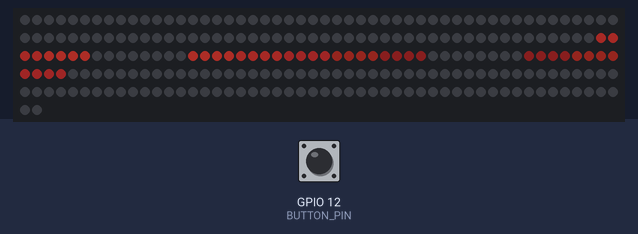
A program run on a simulated ESP32. Parts: 252 RGB LEDs in strip order, left to right, continuing on the next row. Inputs (shaded band) come from the test bench; at power-on: GPIO 12 (BUTTON_PIN) HIGH. Dim RGB values are drawn brighter than linear; WiFi joins after 1.5 s; servers stay silent unless stated; the local clock reads 2024-03-15 10:24:30 at power-on unless the program sets it; not simulated (calls return 0 or success): credentials.h.

Above: at 0.08 s.
At 0.9 s:
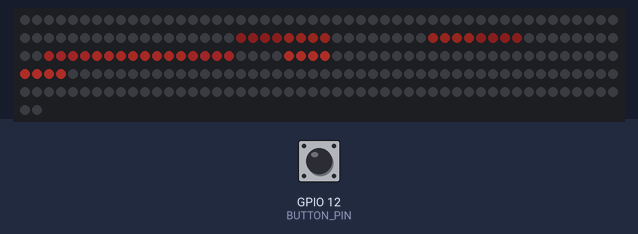
At 2.5 s:
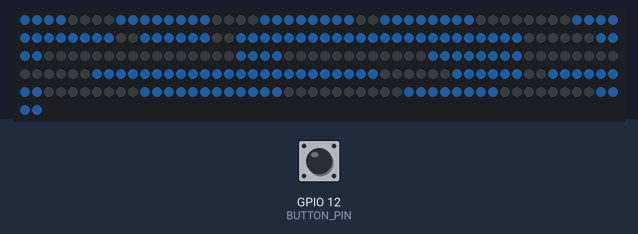
2.6 s: GPIO 12 (BUTTON_PIN) pulled LOW for 1 s
5.1 s: GPIO 12 (BUTTON_PIN) pulled LOW for 1 s
7.6 s: GPIO 12 (BUTTON_PIN) pulled LOW for 3.2 s
Timing chart, 0 to 10.6 s (numbered marks = the images above; inputs shaded):
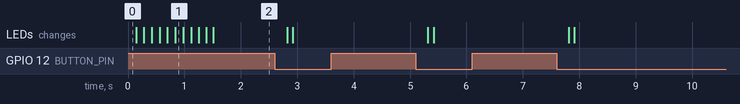

The program:

main.cpp
```cpp
#include <vector>
#include <time.h>
#include <Adafruit_NeoPixel.h>
#include "Arduino.h"
#include "network.h"
#include "display.h"
#include "config.h"

TriState _nightMode = TriState::Unknown; // Unknown at start, will be set in loop
uint8_t _currentBrightness = _brightnessMedium;

const int _numThemes = _colorThemes.size();
int _currentTheme = 0;

// Button state variables
bool _buttonState = false;
bool _lastButtonState = false;
bool _toggledState = false; // This is the variable to toggle

const uint32_t _pastelRed = 0xFF443C; // pastel red
const uint32_t _pastelYellow = 0xFF953B; // pastel yellow

// Germany TZ string: CET/CEST with automatic DST
BrightnessLevel _brightnessLevel = MEDIUM;
ConnectionState _connectionState = NONE;

std::array<int, 4> getTime()
{
  time_t now = time(nullptr);
  struct tm timeinfo;
  localtime_r(&now, &timeinfo);

  int h = timeinfo.tm_hour;
  int m = timeinfo.tm_min;

  // 12h mode conversion
  if (!_use24h) {
    h = h % 12;
    if (h == 0) h = 12;
  }

  std::array<int, 4>  digits_to_display = { h / 10, h % 10, m / 10, m % 10 };

  // Hide leading zero in hour if needed
  if (!_showLeadingZero && digits_to_display[0] == 0)
    digits_to_display[0] = -1; // Use -1 as "blank"

  return digits_to_display;
}

void toggleColorTheme()
{
  _currentTheme = (_currentTheme + 1) % _numThemes;
}

void SetBrightness(BrightnessLevel level, bool nightMode)
{
  _currentBrightness = level;
  if (_nightMode == TriState::True && _allowNightMode)
    _currentBrightness *= 0.50f;
}

void toggleBrightness(bool nightTime = false)
{
  if (_brightnessLevel == MIN)
    _brightnessLevel = MEDIUM;
  else if (_brightnessLevel == MEDIUM)
    _brightnessLevel = MAX;
  else
    _brightnessLevel = MIN;

  SetBrightness(_brightnessLevel, _nightMode == TriState::True);
}

void toggleButtonState(bool value)
{
  if (value && !_buttonState)
  {
    if (_buttonMode == ButtonMode::COLOR && _nightMode == TriState::False)
      toggleColorTheme();
    else
      toggleBrightness(_allowNightMode);
  }
  _buttonState = value;
}

void listenToButtonPress()
{
  // Button logic: detect touch start (rising edge from HIGH to LOW) with debounce
  static unsigned long lastDebounceTime = 0;
  bool value = digitalRead(BUTTON_PIN) == LOW;
  if (value != _lastButtonState)
    lastDebounceTime = millis();

  if ((millis() - lastDebounceTime) > _debounceDelayMs)
    toggleButtonState(value);
  _lastButtonState = value;
}

void AdjustNightMode(int hour)
{
    if (hour >= _beginNightHour && _nightMode != TriState::True)
    {
        _nightMode = TriState::True;
        SetBrightness(_brightnessLevel, _nightMode == TriState::True);
    }
    else if (hour < _endNightHour && _nightMode != TriState::False)
    {
        _nightMode = TriState::False;
        SetBrightness(_brightnessLevel, _nightMode == TriState::True);
    }
}

void ShowWifiConnectionState()
{
    uint32_t color = hexToColor(_pastelRed);
    showWormMode(color, _brightnessMedium, 5000);
}

void ShowTimeSyncState()
{
    uint32_t color = hexToColor(_pastelYellow);
    showWormMode(color, _brightnessMedium, 5000);
}

void setup()
{
  Serial.begin(115200);
  initialize();
  initializeWifi();
  connectWiFi();

  pinMode(BUTTON_PIN, INPUT_PULLUP); // Button pin as input with pullup
}

void loop()
{
  _connectionState = checkTimeSync();

  if (_connectionState == NONE)
  {
    ShowWifiConnectionState();
    return;
  }
  else if (_connectionState == WIFI_CONNECTED)
  {
    ShowTimeSyncState();
    return;
  }


  listenToButtonPress();

  // Build digits_to_display as std::vector
  int hour, m;
  time_t now = time(nullptr);
  struct tm timeinfo;
  localtime_r(&now, &timeinfo);
  hour = timeinfo.tm_hour;
  m = timeinfo.tm_min;
  if (!_use24h) {
    hour = hour % 12;
    if (hour == 0) hour = 12;
  }

  if (_allowNightMode)
    AdjustNightMode(hour);

  std::vector<int> digits_to_display = { hour / 10, hour % 10, m / 10, m % 10 };
  if (!_showLeadingZero && digits_to_display[0] == 0) {
    digits_to_display[0] = -1;
  }

  uint32_t currentColor = GetColor(_currentTheme, _nightMode);

  showStaticClock(digits_to_display, currentColor, _currentBrightness);

  delay(100);
}
```

display.cpp
```cpp
#include "display.h"
#include "config.h"
#include <Adafruit_NeoPixel.h>

// Include extern declarations or pass as parameters
Adafruit_NeoPixel _strip(NUM_LEDS, DATA_PIN, NEO_GRB + NEO_KHZ800);
const uint32_t _neutralWhite = 0xFCFAF6;
constexpr int _numberOfDigits = 4;
constexpr int _numberOfSegments = 7;

// Segment mapping for all 4 digits (from original sketch)
const uint16_t _segGroups[_numberOfDigits * _numberOfSegments][_numberOfDigits] = {
  {    4,   7,  16,  19 }, {    0,   3,  20,  23 }, {  232, 235, 236, 239 }, {  228, 231, 240, 243 }, {  224, 227, 244, 247 }, {    8,  11,  12,  15 }, {   24,  27, 248, 251 },
  {   34,  37,  46,  49 }, {   30,  33,  50,  53 }, {  202, 205, 206, 209 }, {  198, 201, 210, 213 }, {  194, 197, 214, 217 }, {   38,  41,  42,  45 }, {   54,  57, 218, 221 },
  {   72,  75,  84,  87 }, {   68,  71,  88,  91 }, {  164, 167, 168, 171 }, {  160, 163, 172, 175 }, {  156, 159, 176, 179 }, {   76,  79,  80,  83 }, {   92,  95, 180, 183 },
  {  102, 105, 114, 117 }, {   98, 101, 118, 121 }, {  134, 137, 138, 141 }, {  130, 133, 142, 145 }, {  126, 129, 146, 149 }, {  106, 109, 110, 113 }, {  122, 125, 150, 153 }
};
const uint8_t _digitPositions[_numberOfDigits] = {3, 2, 1, 0}; // rightmost is 0

// colon between minutes and seconds (if needed)
const uint16_t _segGroupsColons[12] = {
  60, 61, 62, 63, 64, 65,
  186, 187, 188, 189, 190, 191
};

const byte _digits[10][_numberOfSegments] = {
  {1,1,1,1,1,1,0}, {0,1,1,0,0,0,0}, {1,1,0,1,1,0,1}, {1,1,1,1,0,0,1},
  {0,1,1,0,0,1,1}, {1,0,1,1,0,1,1}, {1,0,1,1,1,1,1}, {1,1,1,0,0,0,0},
  {1,1,1,1,1,1,1}, {1,1,1,1,0,1,1}
};

void initialize() {
  _strip.begin();
  _strip.show(); // Initialize all pixels to 'off'
}

// Helper to convert 0xRRGGBB to NeoPixel color
uint32_t hexToColor(uint32_t hex) {
  uint8_t r = (hex >> 16) & 0xFF;
  uint8_t g = (hex >> 8) & 0xFF;
  uint8_t b = hex & 0xFF;
  return _strip.Color(r, g, b);
}

uint32_t interpolateColor(uint32_t c1, uint32_t c2, float t) {
  uint8_t r1 = (c1 >> 16) & 0xFF, g1 = (c1 >> 8) & 0xFF, b1 = c1 & 0xFF;
  uint8_t r2 = (c2 >> 16) & 0xFF, g2 = (c2 >> 8) & 0xFF, b2 = c2 & 0xFF;
  uint8_t r = r1 + (r2 - r1) * t;
  uint8_t g = g1 + (g2 - g1) * t;
  uint8_t b = b1 + (b2 - b1) * t;
  return _strip.Color(r, g, b);
}

uint32_t GetColor(int theme, TriState nightMode)
{
  if (_buttonMode == ButtonMode::BRIGHTNESS )
    return _neutralWhite;

  unsigned long nowMillis = millis();
  const std::vector<uint32_t>& colorList = _colorThemes[theme];

  uint32_t currentColor = _colorThemes[theme][0];

  if (nightMode == TriState::False)
  {
    int numColorsPerTheme = colorList.size();
    int colorIdx = (nowMillis / _transitionTime) % numColorsPerTheme;
    int nextIdx = (colorIdx + 1) % numColorsPerTheme;
    float t = (nowMillis % _transitionTime) / (float)_transitionTime;
    uint32_t c1 = hexToColor(colorList[colorIdx]);
    uint32_t c2 = hexToColor(colorList[nextIdx]);
    currentColor = interpolateColor(c1, c2, t);
  }


  return currentColor;
}

void showSegment(uint8_t segment, uint8_t pos, uint32_t color, uint8_t brightness) {
  if (pos >= _numberOfDigits || segment >= _numberOfSegments)
    return;

  uint8_t idx = segment + _digitPositions[pos] * _numberOfSegments;
  if (idx >= _numberOfDigits * _numberOfSegments)
    return;

  for (int i = _segGroups[idx][0]; i <= _segGroups[idx][1]; i++)
  {
    if (i >= NUM_LEDS)
      continue;

    _strip.setPixelColor(i, color);
    _strip.setBrightness(brightness);
  }
  for (int i = _segGroups[idx][2]; i <= _segGroups[idx][3]; i++)
  {
    if (i >= NUM_LEDS)
      continue;

    _strip.setPixelColor(i, color);
    _strip.setBrightness(brightness);
  }
}

void showColons(uint32_t color, uint8_t brightness) {
  for (int i = 0; i < _colonCount; i++) {
    if (_segGroupsColons[i] >= NUM_LEDS)
      continue;

    _strip.setPixelColor(_segGroupsColons[i], color);
    _strip.setBrightness(brightness);
  }
}

void showStaticClock(const std::vector<int>& digits_to_display, uint32_t color, uint8_t brightness)
{
  _strip.clear();
  for (int d = 0; d < _numberOfDigits; d++) {
    if (d >= (int)digits_to_display.size())
      continue;

    int digitIdx = digits_to_display[d];
    if (digitIdx < 0 || digitIdx >= 10)
      continue;

    for (int s = 0; s < _numberOfSegments; s++) {
      if (_digits[digitIdx][s]) {
        showSegment(s, d, color, brightness);
      }
    }
  }
  showColons(color, brightness);

  _strip.show();
}

void showWormMode(uint32_t color, uint8_t brightness, int timePerCycleMs)
{
  _strip.clear();

  // Build list of active segments for all digits in an "8" loop pattern
  // Starting at top, tracing around the 8, passing through middle twice
  std::vector<std::pair<int, int>> activeSegments;

  // Define the 8-pattern: segments in order
  // 0=top, 1=top-left, 2=top-right, 3=middle, 4=bottom-left, 5=bottom-right, 6=bottom
  const int segmentOrder[] = {0, 1, 6, 4, 3, 2, 6, 5, 0};  // Creates the 8 pattern with middle twice

  for (int d = 0; d < _numberOfDigits; d++) {
    for (int seg : segmentOrder) {
      activeSegments.push_back({d, seg});
    }
  }

  if (activeSegments.empty()) {
    _strip.show();
    return;
  }

  // Calculate worm position within the active segments list (completes one cycle per 5 seconds)
  unsigned long cycleMillis = (millis() % timePerCycleMs);
  int wormPosition = (int)((cycleMillis / (float)timePerCycleMs) * activeSegments.size()) % activeSegments.size();

  // Draw worm with fade trail through the active segments
  for (int i = 0; i < _wormLength; i++) {
    int segIdx = (wormPosition + i) % activeSegments.size();
    int digitPos = activeSegments[segIdx].first;
    int segment = activeSegments[segIdx].second;

    // Brightest at the front of the worm, dimmer towards the tail
    float brightnessFactor = 1.0f - (float)i / _wormLength;
    uint8_t r = ((color >> 16) & 0xFF) * brightnessFactor;
    uint8_t g = ((color >> 8) & 0xFF) * brightnessFactor;
    uint8_t b = (color & 0xFF) * brightnessFactor;
    uint32_t dimmedColor = _strip.Color(r, g, b);

    // Light up the complete segment
    uint8_t idx = segment + _digitPositions[digitPos] * _numberOfSegments;
    if (idx < _numberOfDigits * _numberOfSegments) {
      for (int ledIdx = _segGroups[idx][0]; ledIdx <= _segGroups[idx][1]; ledIdx++) {
        if (ledIdx < NUM_LEDS) {
          _strip.setPixelColor(ledIdx, dimmedColor);
        }
      }
      for (int ledIdx = _segGroups[idx][2]; ledIdx <= _segGroups[idx][3]; ledIdx++) {
        if (ledIdx < NUM_LEDS) {
          _strip.setPixelColor(ledIdx, dimmedColor);
        }
      }
    }
  }

  _strip.setBrightness(brightness);
  _strip.show();
}
```

display.h
```cpp
#ifndef DISPLAY_H
#define DISPLAY_H

#include <vector>
#include <cstdint>
#include "config.h"

// Function declarations
uint32_t GetColor(int theme, TriState nightMode);
uint32_t hexToColor(uint32_t hex);
uint32_t interpolateColor(uint32_t c1, uint32_t c2, float t);
void initialize();
void showSegment(uint8_t segment, uint8_t pos, uint32_t color);
void showColons(uint32_t color);
void showStaticClock(const std::vector<int>& digits_to_display, uint32_t color, uint8_t brightness);
void showWormMode(uint32_t color, uint8_t brightness, int timePerCycleMs = 5000);

#endif
```

network.cpp
```cpp
#include "network.h"
#include "credentials.h"

const char* _timeZone = "CET-1CEST,M3.5.0/2,M10.5.0/3"; // check your timezone
const char* _timeServer = "pool.ntp.org";

static int _lastSyncHour = -1;
static int _wifiStatus = WL_IDLE_STATUS;
static bool _currentTimeIsValid = false;

// Non-blocking state tracking
static unsigned long _lastWifiAttemptTime = 0;
static unsigned long _lastTimeUpdateAttemptTime = 0;
static unsigned long _timeUpdateStartTime = 0;
static bool _isTimeUpdateInProgress = false;

void initializeWifi()
{
  WiFi.mode(WIFI_STA);
  WiFi.begin(WIFI_SSID, WIFI_PASSWORD); // from credentials.h
}

void connectWiFi() {
  if (_wifiStatus == WL_CONNECTED)
    return;

  // Start connection attempt if not already connecting
  if (WiFi.status() != WL_CONNECTED)
  {
    if (millis() - _lastWifiAttemptTime > 5000)
    {
      WiFi.reconnect();
      _lastWifiAttemptTime = millis();
    }
  }

  _wifiStatus = WiFi.status();
}

bool TryUpdateTime(unsigned long timeoutMs)
{
  // If not currently trying or timeout elapsed, check current time
  if (!_isTimeUpdateInProgress) {
    struct tm timeinfo = {0};
    time_t now = time(nullptr);
    localtime_r(&now, &timeinfo);

    // If time is already valid, no need to update
    if (timeinfo.tm_year > (2020 - 1900))
      return true;

    // Start update attempt
    _isTimeUpdateInProgress = true;
    _timeUpdateStartTime = millis();
    configTzTime(_timeZone, _timeServer, nullptr, nullptr);
    return false;
  }

  // Check if timeout elapsed
  if (millis() - _timeUpdateStartTime >= timeoutMs) {
    _isTimeUpdateInProgress = false;

    struct tm timeinfo = {0};
    time_t now = time(nullptr);
    localtime_r(&now, &timeinfo);
    return timeinfo.tm_year > (2020 - 1900);
  }

  // Still waiting for NTP sync
  return false;
}

tm GetCurrentTime()
{
  struct tm timeinfo = {0};
  time_t now = time(nullptr);
  localtime_r(&now, &timeinfo);
  return timeinfo;
}

ConnectionState checkTimeSync()
{
  // Initial time sync on first call
  if (_lastSyncHour == -1 || !_currentTimeIsValid)
  {
    _currentTimeIsValid = TryUpdateTime(10000);
  }

  tm timeinfo = GetCurrentTime();

  // Check if it's time for periodic sync (at 00:00 and 12:00)
  bool shouldUpdateTime = (timeinfo.tm_hour == 0 || timeinfo.tm_hour == 12) && timeinfo.tm_min == 0;

  if (shouldUpdateTime)
  {
    int currentSyncHour = timeinfo.tm_hour;

    if (_lastSyncHour == -1)
    {
      // First sync at startup
      _lastSyncHour = currentSyncHour;
      _wifiStatus = WiFi.status();
      connectWiFi();
    }
    else if (currentSyncHour != _lastSyncHour)
    {
      // Periodic sync (non-blocking)
      _wifiStatus = WiFi.status();
      connectWiFi();
      _currentTimeIsValid = TryUpdateTime(10000);
      _lastSyncHour = currentSyncHour;
    }
  }
  else
  {
    // Update WiFi status even when not syncing time
    _wifiStatus = WiFi.status();
  }

  if (_currentTimeIsValid && _wifiStatus == WL_CONNECTED)
    return TIME_SYNCED;
  else if (_wifiStatus == WL_CONNECTED)
    return WIFI_CONNECTED;
  else
    return NONE;
}
```

network.h
```cpp
#ifndef NETWORK_H
#define NETWORK_H

#include <WiFi.h>
#include <time.h>

#include "config.h"

void initializeWifi();
void connectWiFi();
ConnectionState checkTimeSync();

#endif
```

config.h
```cpp
#ifndef CONFIG_H
#define CONFIG_H

#include <time.h>
#include <vector>

constexpr int DATA_PIN = 13;
constexpr int BUTTON_PIN = 12;
constexpr int NUM_LEDS = 252;
constexpr int _wormLength = 5;
constexpr int _colonCount = 12;

constexpr bool _showLeadingZero = false; // Show leading zero in hour if true
constexpr bool _use24h = true;          // Use 24h mode if true, else 12h mode
constexpr bool _showPoints = true;      // Show points between hours and minutes

enum BrightnessLevel { MIN = 30, MEDIUM = 50, MAX = 75 };
enum ConnectionState { NONE = 0, WIFI_CONNECTED = 1, TIME_SYNCED = 2 };

enum class TriState { False, True, Unknown };
enum ButtonMode { COLOR, BRIGHTNESS };
constexpr ButtonMode _buttonMode = COLOR; // Button toggles color themes or brightness levels

constexpr uint8_t _brightnessMax = 75;
constexpr uint8_t _brightnessMedium = 50;
constexpr uint8_t _brightnessMin = 30;
constexpr bool _allowNightMode = true;

constexpr u_int8_t _beginNightHour = 19; // 19 PM
constexpr u_int8_t _endNightHour = 06; // 6 AM

constexpr int _transitionTime = 10000; // ms for each color transition
constexpr int _debounceDelayMs = 50;

const std::vector<std::vector<uint32_t>> _colorThemes = {
  { 0x2364aa, 0x3da5d9, 0x73bfb8, 0xfec601, 0xea7317 },
  { 0xFF6F00, 0xFFA058, 0xFFC69A, 0xFFA058, 0xFF7D19 },
  { 0xFFA700, 0xFFC558, 0xFFDC9A, 0xFFC558, 0xFFB019 },
  { 0xFE000D, 0xFE5760, 0xFF9A9F, 0xFE5760, 0xFE1924 },
  //{ 0xffffff, 0xcccccc, 0x888888, 0x444444, 0x222222 }
};

#endif
```
